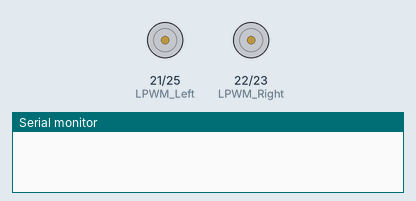
Recording of a sketch running on a simulated ESP32. On the bench: motor-driver pin pairs drawn as motors (green arrow = first pin HIGH = forward, orange = second pin HIGH = backward, longer = more drive), the last lines printed to the serial monitor.

Above: at 0.0 s.
At 3.1 s:
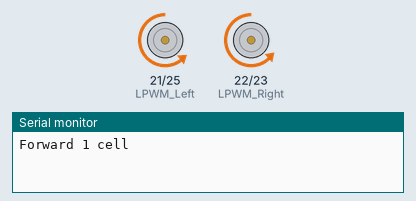
Timing chart, 0 to 4.8 s (numbered marks = the images above):
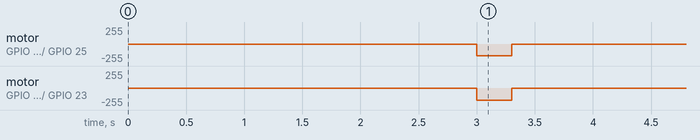

The sketch:

v02_one_cell_30cm.ino
```cpp
// v02 - Calibrate ONE grid cell (30 cm) forward
// Changed from v01: turns removed, single forward move, CELL_TIME = 300 ms

const int RPWM_Right = 23;
const int LPWM_Right = 22;
const int RPWM_Left  = 25;
const int LPWM_Left  = 21;

const int PWMFreq = 1000;
const int PWMResolution = 8;

// Straight driving (your tuned values)
const int RIGHT_SPEED = 186;
const int LEFT_SPEED  = 180;

// Time to move ONE cell (30 cm) - this is what we are testing
const int CELL_TIME  = 300;
const int PAUSE_TIME = 300;  // short stop after the move

void rotateMotor(int rightSpeed, int leftSpeed) {
  ledcWrite(RPWM_Right, max(rightSpeed, 0));
  ledcWrite(LPWM_Right, max(-rightSpeed, 0));

  ledcWrite(RPWM_Left, max(leftSpeed, 0));
  ledcWrite(LPWM_Left, max(-leftSpeed, 0));
}

void stopMotors() {
  rotateMotor(0, 0);
}

void goForwardOneCell() {
  rotateMotor(RIGHT_SPEED, LEFT_SPEED);
  delay(CELL_TIME);
  stopMotors();
  delay(PAUSE_TIME);
}

void setup() {
  Serial.begin(115200);

  ledcAttach(RPWM_Right, PWMFreq, PWMResolution);
  ledcAttach(LPWM_Right, PWMFreq, PWMResolution);
  ledcAttach(RPWM_Left, PWMFreq, PWMResolution);
  ledcAttach(LPWM_Left, PWMFreq, PWMResolution);

  delay(3000);  // time to step back

  Serial.println("Forward 1 cell");
  goForwardOneCell();

  Serial.println("Done");
}

void loop() {}
```
